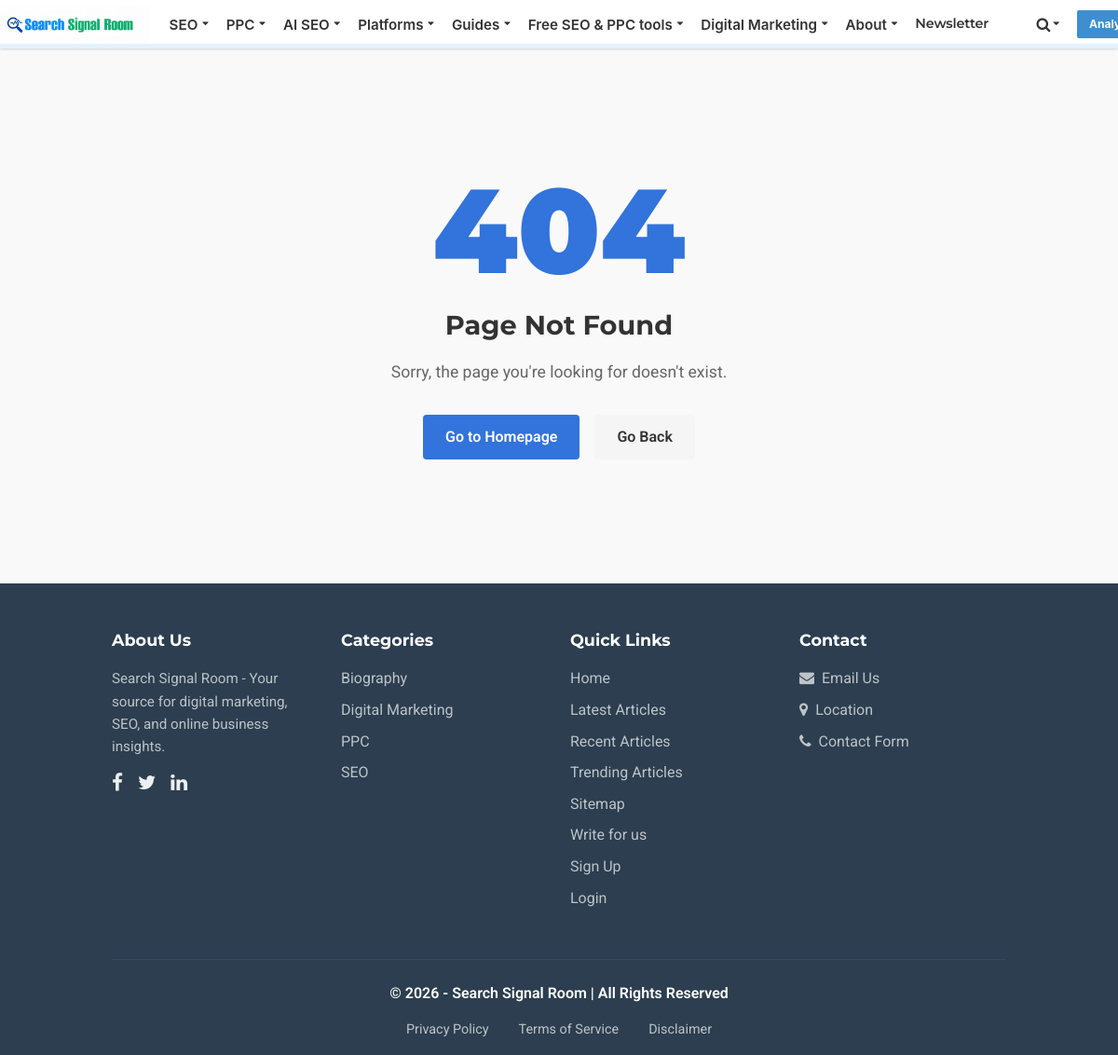
The app's page /test-404/ with its own data.
### blog/models.py (models this page shows, shortened)
class Category(models.Model):
    title = models.CharField(max_length=255)
    slug = models.SlugField()
    class Meta:
        ordering = ('title',)
        verbose_name_plural = 'Categories'
    def get_absolute_url(self):
        return '/%s/' % self.slug

### core/views.py (the view)
# urls.py: path('test-404/', test_404, name='test_404'),  # Test URL for 404 page
def test_404(request):
    return render(request, 'core/404.html')

### blog/context_processors.py (called while the page is built)
def menu_categories(request):
    categories = Category.objects.all()
    return {'categories': categories}

### core/templates/core/404.html (shortened to what this page needs)
{% extends 'core/base.html' %}
{% block content %}
<div class="error-container">
    <div class="error-content">
        <h1 class="error-number">404</h1>
        <h2 class="error-title">Page Not Found</h2>
        <p class="error-message">
            Sorry, the page you're looking for doesn't exist.
        </p>
        <div class="error-buttons">
            <a href="/" class="btn btn-primary">Go to Homepage</a>
            <a href="javascript:history.back()" class="btn btn-secondary">Go Back</a>
        </div>
    </div>
</div>
{% endblock %}

### core/templates/core/base.html (shortened to what this page needs)
<!DOCTYPE html>
<html>
<head>
    <link rel="stylesheet" href="https://unpkg.com/bulma@0.9.4/css/bulma.min.css">
    <link href="https://stackpath.bootstrapcdn.com/font-awesome/4.7.0/css/font-awesome.min.css" rel="stylesheet"
>
</head>
<body>
    <nav class="navbar">
        <div class="container" style="width: 100%; max-width: none;">
            <div class="navbar-brand">
                <a class="navbar-item" href="/" style="padding: 0.25rem 0.75rem;">
                    <img src="/media/logo.png" alt="Search Signal Room" style="max-height: 40px; width: auto;">
                </a>
            </div>
            <div id="navbarMenu" class="navbar-menu">
                <div class="navbar-start" style="padding: 0;">
                    <div class="navbar-dropdown-container">
                        <button class="navbar-dropdown-toggle">SEO <i class="fa fa-caret-down"
                                style="font-size: 0.7rem;"></i></button>
                    </div>
                    <div class="navbar-dropdown-container">
                        <button class="navbar-dropdown-toggle">PPC <i class="fa fa-caret-down"
                                style="font-size: 0.7rem;"></i></button>
                    </div>
                    <div class="navbar-dropdown-container">
                        <button class="navbar-dropdown-toggle">AI SEO <i class="fa fa-caret-down"
                                style="font-size: 0.7rem;"></i></button>
                    </div>
                    <div class="navbar-dropdown-container">
                        <button class="navbar-dropdown-toggle">Platforms <i class="fa fa-caret-down"
                                style="font-size: 0.7rem;"></i></button>
                    </div>
                    <div class="navbar-dropdown-container">
                        <button class="navbar-dropdown-toggle">Guides <i class="fa fa-caret-down"
                                style="font-size: 0.7rem;"></i></button>
                    </div>
                    <div class="navbar-dropdown-container">
                        <button class="navbar-dropdown-toggle">Free SEO & PPC tools <i class="fa fa-caret-down"
                                style="font-size: 0.7rem;"></i></button>
                    </div>
                    <div class="navbar-dropdown-container">
                        <button class="navbar-dropdown-toggle">Digital Marketing <i class="fa fa-caret-down"
                                style="font-size: 0.7rem;"></i></button>
                    </div>
                    <div class="navbar-dropdown-container">
                        <button class="navbar-dropdown-toggle">About <i class="fa fa-caret-down"
                                style="font-size: 0.7rem;"></i></button>
                    </div>
                    <a href="/" class="navbar-item">Newsletter</a>
                    <div class="navbar-item" style="padding: 0; margin-left: 2rem;">
                        <button id="searchToggle" class="search-toggle-btn" title="Toggle Search">
                            <i class="fa fa-search"></i>
                            <i class="fa fa-caret-down" style="font-size: 0.7rem;"></i>
                        </button>
                    </div>
                </div>
                <div class="navbar-end">
                    <div class="navbar-item">
                        <div class="buttons">
                            <button class="button is-info is-small" onclick="alert('Coming soon!')">
                                <strong>
                                    <span class="seo-text-short">Analyze SEO</span>
                                </strong>
                            </button>
                        </div>
                    </div>
                </div>
            </div>
        </div>
        <div class="scroll-progress-container">
        </div>
    </nav>
    <section class="section">
        <div class="container">
            {% block content %}
            {% endblock %}
        </div>
    </section>
    <footer class="footer" style="background: #2c3e50; color: #ecf0f1; padding: 3rem 1.5rem 1rem;">
        <div class="container">
            <div class="columns" style="margin-bottom: 2rem;">
                <div class="column is-3">
                    <h3 style="font-weight: bold; margin-bottom: 1rem; color: #fff; font-size: 1.1rem;">About Us</h3>
                    <p style="font-size: 0.95rem; line-height: 1.6; color: #bdc3c7; margin-bottom: 1rem;">
                        Search Signal Room - Your source for digital marketing, SEO, and online business insights.
                    </p>
                    <div style="display: flex; gap: 1rem;">
                        <a href="#" style="color: #ecf0f1; transition: color 0.3s;">
                            <i class="fa fa-facebook" style="font-size: 1.3rem;"></i>
                        </a>
                        <a href="#" style="color: #ecf0f1; transition: color 0.3s;">
                            <i class="fa fa-twitter" style="font-size: 1.3rem;"></i>
                        </a>
                        <a href="#" style="color: #ecf0f1; transition: color 0.3s;">
                            <i class="fa fa-linkedin" style="font-size: 1.3rem;"></i>
                        </a>
                    </div>
                </div>
                <div class="column is-3">
                    <h3 style="font-weight: bold; margin-bottom: 1rem; color: #fff; font-size: 1.1rem;">Categories</h3>
                    <ul style="list-style: none; padding: 0; margin: 0;">
                        {% for category in categories %}
                        <li style="margin-bottom: 0.6rem;">
                            <a href="{{ category.get_absolute_url }}"
                                style="color: #bdc3c7; text-decoration: none; transition: color 0.3s;">
                                {{ category.title }}
                            </a>
                        </li>
                        {% empty %}
                        <li><span style="color: #95a5a6;">No categories yet</span></li>
                        {% endfor %}
                    </ul>
                </div>
                <div class="column is-3">
                    <h3 style="font-weight: bold; margin-bottom: 1rem; color: #fff; font-size: 1.1rem;">Quick Links</h3>
                    <ul style="list-style: none; padding: 0; margin: 0;">
                        <li style="margin-bottom: 0.6rem;">
                            <a href="/" style="color: #bdc3c7; text-decoration: none; transition: color 0.3s;">Home</a>
                        </li>
                        <li style="margin-bottom: 0.6rem;">
                            <a href="{% url 'all_latest' %}"
                                style="color: #bdc3c7; text-decoration: none; transition: color 0.3s;">Latest
                                Articles</a>
                        </li>
                        <li style="margin-bottom: 0.6rem;">
                            <a href="{% url 'all_recent' %}"
                                style="color: #bdc3c7; text-decoration: none; transition: color 0.3s;">Recent
                                Articles</a>
                        </li>
                        <li style="margin-bottom: 0.6rem;">
                            <a href="{% url 'all_trending' %}"
                                style="color: #bdc3c7; text-decoration: none; transition: color 0.3s;">Trending
                                Articles</a>
                        </li>
                        <li style="margin-bottom: 0.6rem;">
                            <a href="/sitemap.xml"
                                style="color: #bdc3c7; text-decoration: none; transition: color 0.3s;">Sitemap</a>
                        </li>
                        <li style="margin-bottom: 0.6rem;">
                            <a href="{% url 'create_post' %}"
                                style="color: #bdc3c7; text-decoration: none; transition: color 0.3s;">Write for us</a>
                        </li>
                        <li style="margin-bottom: 0.6rem;">
                            <a href="{% url 'signup' %}"
                                style="color: #bdc3c7; text-decoration: none; transition: color 0.3s;">Sign Up</a>
                        </li>
                        <li style="margin-bottom: 0.6rem;">
                            <a href="{% url 'login' %}"
                                style="color: #bdc3c7; text-decoration: none; transition: color 0.3s;">Login</a>
                        </li>
                    </ul>
                </div>
                <div class="column is-3">
                    <h3 style="font-weight: bold; margin-bottom: 1rem; color: #fff; font-size: 1.1rem;">Contact</h3>
                    <ul style="list-style: none; padding: 0; margin: 0;">
                        <li style="margin-bottom: 0.6rem;">
                            <a href="mailto:contact@searchsignalroom.com"
                                style="color: #bdc3c7; text-decoration: none; transition: color 0.3s;">
                                <i class="fa fa-envelope" style="margin-right: 0.5rem;"></i>Email Us
                            </a>
                        </li>
                        <li style="margin-bottom: 0.6rem;">
                            <a href="#" style="color: #bdc3c7; text-decoration: none; transition: color 0.3s;">
                                <i class="fa fa-map-marker" style="margin-right: 0.5rem;"></i>Location
                            </a>
                        </li>
                        <li style="margin-bottom: 0.6rem;">
                            <a href="#" style="color: #bdc3c7; text-decoration: none; transition: color 0.3s;">
                                <i class="fa fa-phone" style="margin-right: 0.5rem;"></i>Contact Form
                            </a>
                        </li>
                    </ul>
                </div>
            </div>
            <div style="border-top: 1px solid #34495e; padding-top: 1.5rem; margin-top: 2rem; text-align: center;">
                <div style="color: #ffffff; font-size: 1rem; margin-bottom: 1rem; font-weight: 600;">
                    &copy; 2026 - Search Signal Room | All Rights Reserved
                </div>
                <div style="display: flex; justify-content: center; gap: 2rem; flex-wrap: wrap; font-size: 0.9rem;">
                    <a href="#" style="color: #bdc3c7; text-decoration: none; transition: color 0.3s;"
                        onmouseover="this.style.color='#ecf0f1'" onmouseout="this.style.color='#bdc3c7'">Privacy
                        Policy</a>
                    <a href="#" style="color: #bdc3c7; text-decoration: none; transition: color 0.3s;"
                        onmouseover="this.style.color='#ecf0f1'" onmouseout="this.style.color='#bdc3c7'">Terms of
                        Service</a>
                    <a href="#" style="color: #bdc3c7; text-decoration: none; transition: color 0.3s;"
                        onmouseover="this.style.color='#ecf0f1'" onmouseout="this.style.color='#bdc3c7'">Disclaimer</a>
                </div>
            </div>
        </div>
    </footer>
</body>
</html>

### core/templates/core/base.html (style rules this page uses)
body { font-family: 'Roboto', -apple-system, BlinkMacSystemFont, "Segoe UI", sans-serif; background-color: #f9f9f9; padding-top: 50px; color: #1a202c; line-height: 1.5; }
h1, h2, h3, h4, h5, h6 { font-family: 'Montserrat', sans-serif; font-weight: 800; color: #000; }
nav.navbar { height: auto !important; box-shadow: 0 1px 3px 0 rgba(0, 0, 0, .1), 0 1px 2px 0 rgba(0, 0, 0, .06) !important; padding: 0; position: fixed; top: 0; left: 0; right: 0; width: 100%; z-index: 1000; background-color: white !important; }
.scroll-progress-container { position: absolute; bottom: 0; left: 0; width: 100%; height: 5px; background: #e3f2fd; z-index: 1001; }
.search-toggle-btn { background: none; border: none; cursor: pointer; font-size: 1rem; color: #333; padding: 0.4rem 0.6rem; display: flex; align-items: center; gap: 0.2rem; height: 100%; transition: color 0.3s; }
.navbar-brand { min-height: auto; padding: 0; }
.navbar-end { align-items: stretch; display: flex; margin-right: 3rem; }
.navbar-dropdown-container { position: relative; display: flex; align-items: stretch; height: 100%; }
.navbar-dropdown-toggle { padding: 0.4rem 0.6rem; display: flex; align-items: center; gap: 0.3rem; font-weight: 600; font-size: 0.95rem; color: #333; cursor: pointer; background: none; border: none; height: 100%; transition: color 0.3s, background-color 0.3s; white-space: nowrap; }
@media (min-width: 1024px) { .navbar-menu { display: flex !important; } }
.navbar-item { padding: 0.4rem 0.6rem; height: 100%; display: flex; align-items: center; font-weight: 600; font-size: 0.9rem; color: #333; text-decoration: none; transition: color 0.3s, background-color 0.3s; font-family: 'Montserrat', sans-serif; letter-spacing: -0.2px; }
.seo-text-short { display: none; }
@media (min-width: 1024px) and (max-width: 1350px) { .seo-text-short { display: inline; } }

### core/templates/core/404.html (style rules this page uses)
.error-container { text-align: center; padding: 4rem 1rem; min-height: 60vh; display: flex; align-items: center; justify-content: center; }
.error-content { max-width: 600px; }
.error-number { font-size: 8rem; font-weight: 900; color: #3273dc; margin: 0; line-height: 1; }
.error-title { font-size: 1.8rem; font-weight: 700; color: #333; margin: 1rem 0; }
.error-message { font-size: 1.1rem; color: #666; margin-bottom: 2rem; }
.error-buttons { display: flex; gap: 1rem; justify-content: center; flex-wrap: wrap; }
.btn { display: inline-block; padding: 0.75rem 1.5rem; border-radius: 4px; text-decoration: none; font-weight: 600; transition: all 0.3s; }
.btn-primary { background: #3273dc; color: white; }
.btn-secondary { background: #f5f5f5; color: #333; }

### records on screen
Category: title "Biography"
Category: title "Digital Marketing"
Category: title "PPC"
Category: title "SEO"
